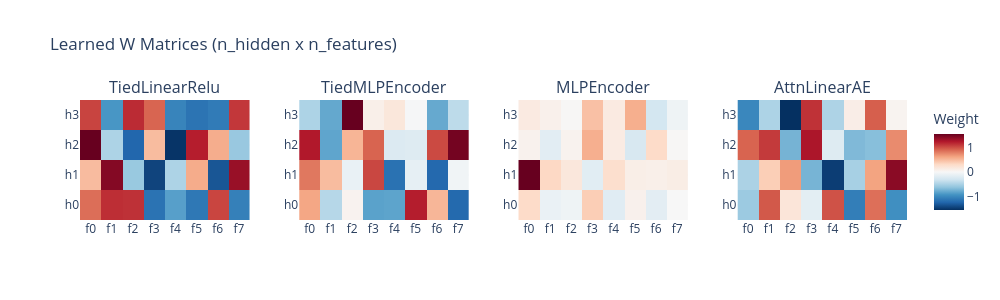

This figure's notebook cell:
### Markdown cell above
## W Matrix Visualization

The W matrix (n_hidden x n_features) is the learned feature embedding.
Each column is a feature's direction in the hidden space. Comparing
these across architectures reveals whether they discover the same
or different geometric arrangements.

### Code cell
# -- Heatmaps of W matrices --

fig_w = make_subplots(
    rows=1,
    cols=4,
    subplot_titles=list(models_sparse.keys()),
    horizontal_spacing=0.06,
)

for col_idx, (name, tm) in enumerate(models_sparse.items(), 1):
    W = tm.W.cpu().numpy()
    fig_w.add_trace(
        go.Heatmap(
            z=W,
            x=[f"f{i}" for i in range(N_FEATURES)],
            y=[f"h{i}" for i in range(N_HIDDEN)],
            colorscale="RdBu_r",
            zmid=0,
            showscale=(col_idx == 4),
            colorbar=dict(title="Weight") if col_idx == 4 else None,
        ),
        row=1,
        col=col_idx,
    )

fig_w.update_layout(
    title="Learned W Matrices (n_hidden x n_features)",
    template="plotly_white",
    height=300,
    width=1000,
)
fig_w.show()

### Figure 1 — Plotly figure (JSON) as saved in the notebook; plotly's stock layout.template omitted (floating-point values rounded to 4 significant figures)
{"data": [{"colorscale": [[0, "rgb(5,48,97)"], [0.1, "rgb(33,102,172)"], [0.2, "rgb(67,147,195)"], [0.3, "rgb(146,197,222)"], [0.4, "rgb(209,229,240)"], [0.5, "rgb(247,247,247)"], [0.6, "rgb(253,219,199)"], [0.7, "rgb(244,165,130)"], [0.8, "rgb(214,96,77)"], [0.9, "rgb(178,24,43)"], [1, "rgb(103,0,31)"]], "showscale": false, "type": "heatmap", "x": ["f0", "f1", "f2", "f3", "f4", "f5", "f6", "f7"], "xaxis": "x", "y": ["h0", "h1", "h2", "h3"], "yaxis": "y", "z": [[0.4142, 0.5469, 0.541, -0.5481, -0.407, -0.532, 0.4992, -0.5052], [0.2342, 0.6826, -0.2794, -0.6839, -0.2318, 0.277, -0.6361, 0.6427], [0.7396, -0.2329, -0.5869, 0.2337, -0.7284, 0.5808, 0.2729, -0.28], [0.5017, -0.4336, 0.5531, 0.4326, -0.4928, -0.5456, -0.5211, 0.527]], "zmid": 0}, {"colorscale": [[0, "rgb(5,48,97)"], [0.1, "rgb(33,102,172)"], [0.2, "rgb(67,147,195)"], [0.3, "rgb(146,197,222)"], [0.4, "rgb(209,229,240)"], [0.5, "rgb(247,247,247)"], [0.6, "rgb(253,219,199)"], [0.7, "rgb(244,165,130)"], [0.8, "rgb(214,96,77)"], [0.9, "rgb(178,24,43)"], [1, "rgb(103,0,31)"]], "showscale": false, "type": "heatmap", "x": ["f0", "f1", "f2", "f3", "f4", "f5", "f6", "f7"], "xaxis": "x2", "y": ["h0", "h1", "h2", "h3"], "yaxis": "y2", "z": [[0.3966, -0.2889, 0.03347, -0.5491, -0.5412, 0.7985, 0.3424, -0.7922], [0.5383, 0.3201, -0.0721, 0.68, -0.7579, -0.09298, -0.796, -0.03762], [0.8138, -0.5363, 0.3467, 0.5973, -0.1463, -0.1318, 0.6714, 0.979], [-0.3186, -0.524, 1.014, 0.06121, 0.1162, -0.01132, -0.5178, -0.2657]], "zmid": 0}, {"colorscale": [[0, "rgb(5,48,97)"], [0.1, "rgb(33,102,172)"], [0.2, "rgb(67,147,195)"], [0.3, "rgb(146,197,222)"], [0.4, "rgb(209,229,240)"], [0.5, "rgb(247,247,247)"], [0.6, "rgb(253,219,199)"], [0.7, "rgb(244,165,130)"], [0.8, "rgb(214,96,77)"], [0.9, "rgb(178,24,43)"], [1, "rgb(103,0,31)"]], "showscale": false, "type": "heatmap", "x": ["f0", "f1", "f2", "f3", "f4", "f5", "f6", "f7"], "xaxis": "x3", "y": ["h0", "h1", "h2", "h3"], "yaxis": "y3", "z": [[0.3621, -0.133, -0.09022, 0.468, -0.2269, 0.08968, -0.2028, -0.001191], [1.883, 0.3893, 0.2125, -0.2173, 0.3225, 0.1277, 0.1106, 0.1407], [0.07978, -0.2058, 0.07134, 0.6845, 0.1591, -0.3098, 0.3591, 0.01367], [0.1715, 0.09431, 0.0146, 0.5632, 0.1705, 0.6871, -0.3451, -0.09362]], "zmid": 0}, {"colorbar": {"title": {"text": "Weight"}}, "colorscale": [[0, "rgb(5,48,97)"], [0.1, "rgb(33,102,172)"], [0.2, "rgb(67,147,195)"], [0.3, "rgb(146,197,222)"], [0.4, "rgb(209,229,240)"], [0.5, "rgb(247,247,247)"], [0.6, "rgb(253,219,199)"], [0.7, "rgb(244,165,130)"], [0.8, "rgb(214,96,77)"], [0.9, "rgb(178,24,43)"], [1, "rgb(103,0,31)"]], "showscale": true, "type": "heatmap", "x": ["f0", "f1", "f2", "f3", "f4", "f5", "f6", "f7"], "xaxis": "x4", "y": ["h0", "h1", "h2", "h3"], "yaxis": "y4", "z": [[-0.5732, 0.9654, 0.1949, -0.161, 0.9935, -1.081, 0.8642, -0.9604], [-0.4948, 0.3822, 0.6638, -0.7309, -1.479, -0.5174, 0.629, 1.41], [0.9158, 1.097, -0.7346, 1.27, -0.203, -0.6951, -0.6628, 0.7406], [-1.016, -0.4884, -1.557, 1.132, -0.4844, 0.1057, 0.9365, 0.04807]], "zmid": 0}], "layout": {"annotations": [{"font": {"size": 16}, "showarrow": false, "text": "TiedLinearRelu", "x": 0.1025, "xanchor": "center", "xref": "paper", "y": 1, "yanchor": "bottom", "yref": "paper"}, {"font": {"size": 16}, "showarrow": false, "text": "TiedMLPEncoder", "x": 0.3675, "xanchor": "center", "xref": "paper", "y": 1, "yanchor": "bottom", "yref": "paper"}, {"font": {"size": 16}, "showarrow": false, "text": "MLPEncoder", "x": 0.6325, "xanchor": "center", "xref": "paper", "y": 1, "yanchor": "bottom", "yref": "paper"}, {"font": {"size": 16}, "showarrow": false, "text": "AttnLinearAE", "x": 0.8975, "xanchor": "center", "xref": "paper", "y": 1, "yanchor": "bottom", "yref": "paper"}], "height": 300, "title": {"text": "Learned W Matrices (n_hidden x n_features)"}, "width": 1000, "xaxis": {"anchor": "y", "domain": [0, 0.205]}, "xaxis2": {"anchor": "y2", "domain": [0.265, 0.47]}, "xaxis3": {"anchor": "y3", "domain": [0.53, 0.735]}, "xaxis4": {"anchor": "y4", "domain": [0.795, 1]}, "yaxis": {"anchor": "x", "domain": [0, 1]}, "yaxis2": {"anchor": "x2", "domain": [0, 1]}, "yaxis3": {"anchor": "x3", "domain": [0, 1]}, "yaxis4": {"anchor": "x4", "domain": [0, 1]}}}
